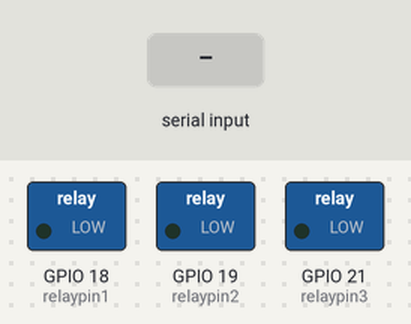
This sketch was run on a simulated ESP32. On the bench: switched loads named in the sketch (green lamp = pin HIGH). Inputs (shaded band) come from the test bench. Nothing arrives over Bluetooth unless stated; what the sketch prints to the serial monitor is not drawn.

Above: at 1.2 s.
1.3 s: "relay_1" received over the second serial link
At 3.3 s:
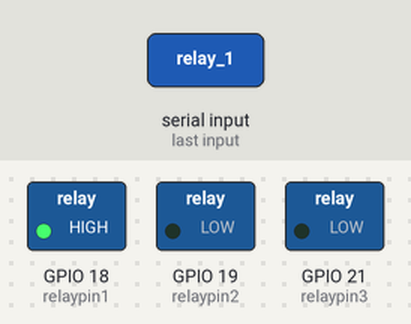
3.8 s: "relay_2" received over the second serial link
At 5.6 s:
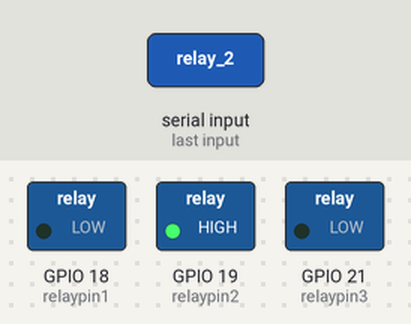
6.8 s: "relay_3" received over the second serial link
At 9.2 s:
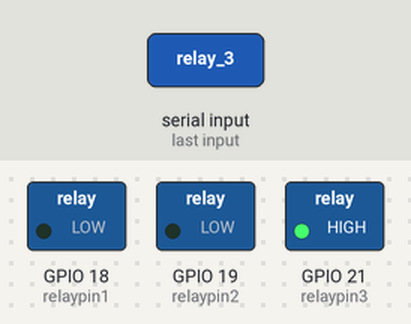
Timing chart, 0 to 11.8 s (numbered marks = the images above; inputs shaded):
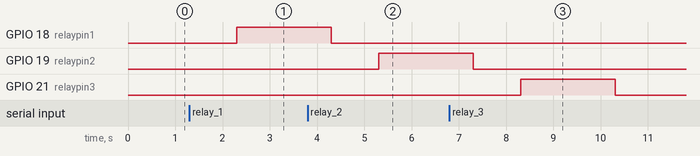

The sketch:

relay_test.ino
```cpp
//Importing the necessary library for bluetooth:
#include "BluetoothSerial.h"

//Properly enables bluetooth:
#if !defined(CONFIG_BT_ENABLED) || !defined(CONFIG_BLUEDROID_ENABLED)
#error Bluetooth is not enabled! Please run make menuconfig to and enable it
#endif

//Instanciates the BluetoothSerial object:
BluetoothSerial SerialBT;

// 3 --> top compartment
// 2 --> middle compartment
// 1 --> bottom compartment


const int relaypin1 = 18; // bottom compartment
const int relaypin2 = 19; // middle compartment   CHANGE PIN NUMBERS ACCORDING TO WHAT YOU HAVE!!
const int relaypin3 = 21; // top compartment


String incomingmessage = "";


void setup(){
  pinMode(relaypin1, OUTPUT);
  pinMode(relaypin2, OUTPUT);
  pinMode(relaypin3, OUTPUT);
  Serial.begin(115200);                                                       //Making the communication rate correct
  SerialBT.begin("Smartbox"); //Bluetooth device name                         //Naming the device
  Serial.println("The device started, now you can pair it with bluetooth!");  //Message saying

}

void loop(){

  if(SerialBT.available()){
    incomingmessage = SerialBT.readString();

    if(incomingmessage == "relay_1"){
        digitalWrite(relaypin1,HIGH);
        delay(2000); //2 second delay for testing purposes, supposed to be 10 seconds
        digitalWrite(relaypin1,LOW);
      }


    else if(incomingmessage == "relay_2"){
        digitalWrite(relaypin2,HIGH);
        delay(2000); //2 second delay for testing purposes, supposed to be 10 seconds
        digitalWrite(relaypin2,LOW);
      }


    else if(incomingmessage == "relay_3"){
        digitalWrite(relaypin3,HIGH);
        delay(2000); //2 second delay for testing purposes, supposed to be 10 seconds
        digitalWrite(relaypin3,LOW);
    }

  }

}
```

Measured:
- after the input at 1.3 s, GPIO 18 (relaypin1): LOW → HIGH after 1.0 s
- after the input at 3.8 s, GPIO 19 (relaypin2): LOW → HIGH after 1.5 s
- after the input at 6.8 s, GPIO 21 (relaypin3): LOW → HIGH after 1.5 s, → LOW 2.0 s later
